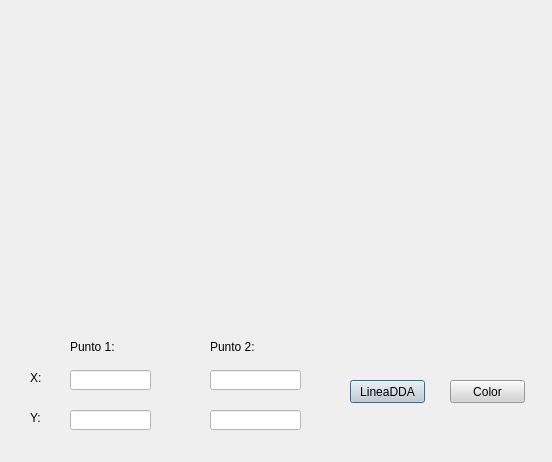
<?xml version="1.0" encoding="UTF-8"?>
<ui version="4.0">
 <class>Dialog</class>
 <widget class="QDialog" name="Dialog">
  <property name="geometry">
   <rect>
    <x>0</x>
    <y>0</y>
    <width>552</width>
    <height>462</height>
   </rect>
  </property>
  <property name="windowTitle">
   <string>Linea DDA</string>
  </property>
  <property name="styleSheet">
   <string notr="true">
</string>
  </property>
  <widget class="QPushButton" name="pushButton">
   <property name="geometry">
    <rect>
     <x>350</x>
     <y>380</y>
     <width>75</width>
     <height>23</height>
    </rect>
   </property>
   <property name="styleSheet">
    <string notr="true">background-color: rgb(211, 211, 211);</string>
   </property>
   <property name="text">
    <string>LineaDDA</string>
   </property>
  </widget>
  <widget class="QLineEdit" name="lineEdit">
   <property name="geometry">
    <rect>
     <x>70</x>
     <y>370</y>
     <width>81</width>
     <height>20</height>
    </rect>
   </property>
   <property name="styleSheet">
    <string notr="true">background-color: rgb(255, 255, 255);</string>
   </property>
  </widget>
  <widget class="QLineEdit" name="lineEdit_2">
   <property name="geometry">
    <rect>
     <x>70</x>
     <y>410</y>
     <width>81</width>
     <height>20</height>
    </rect>
   </property>
   <property name="styleSheet">
    <string notr="true">background-color: rgb(255, 255, 255);</string>
   </property>
  </widget>
  <widget class="QLineEdit" name="lineEdit_3">
   <property name="geometry">
    <rect>
     <x>210</x>
     <y>370</y>
     <width>91</width>
     <height>20</height>
    </rect>
   </property>
   <property name="styleSheet">
    <string notr="true">background-color: rgb(255, 255, 255);</string>
   </property>
  </widget>
  <widget class="QLineEdit" name="lineEdit_4">
   <property name="geometry">
    <rect>
     <x>210</x>
     <y>410</y>
     <width>91</width>
     <height>20</height>
    </rect>
   </property>
   <property name="styleSheet">
    <string notr="true">background-color: rgb(255, 255, 255);</string>
   </property>
  </widget>
  <widget class="QLabel" name="label">
   <property name="geometry">
    <rect>
     <x>70</x>
     <y>340</y>
     <width>47</width>
     <height>13</height>
    </rect>
   </property>
   <property name="text">
    <string>Punto 1:</string>
   </property>
  </widget>
  <widget class="QPushButton" name="pushButton_2">
   <property name="geometry">
    <rect>
     <x>450</x>
     <y>380</y>
     <width>75</width>
     <height>23</height>
    </rect>
   </property>
   <property name="styleSheet">
    <string notr="true">background-color: rgb(211, 211, 211);</string>
   </property>
   <property name="text">
    <string>Color</string>
   </property>
  </widget>
  <widget class="QLabel" name="label_2">
   <property name="geometry">
    <rect>
     <x>30</x>
     <y>370</y>
     <width>21</width>
     <height>16</height>
    </rect>
   </property>
   <property name="text">
    <string>X:</string>
   </property>
  </widget>
  <widget class="QLabel" name="label_5">
   <property name="geometry">
    <rect>
     <x>30</x>
     <y>410</y>
     <width>21</width>
     <height>16</height>
    </rect>
   </property>
   <property name="text">
    <string>Y:</string>
   </property>
  </widget>
  <widget class="QLabel" name="label_6">
   <property name="geometry">
    <rect>
     <x>210</x>
     <y>340</y>
     <width>47</width>
     <height>13</height>
    </rect>
   </property>
   <property name="text">
    <string>Punto 2:</string>
   </property>
  </widget>
 </widget>
 <resources/>
 <connections/>
</ui>
